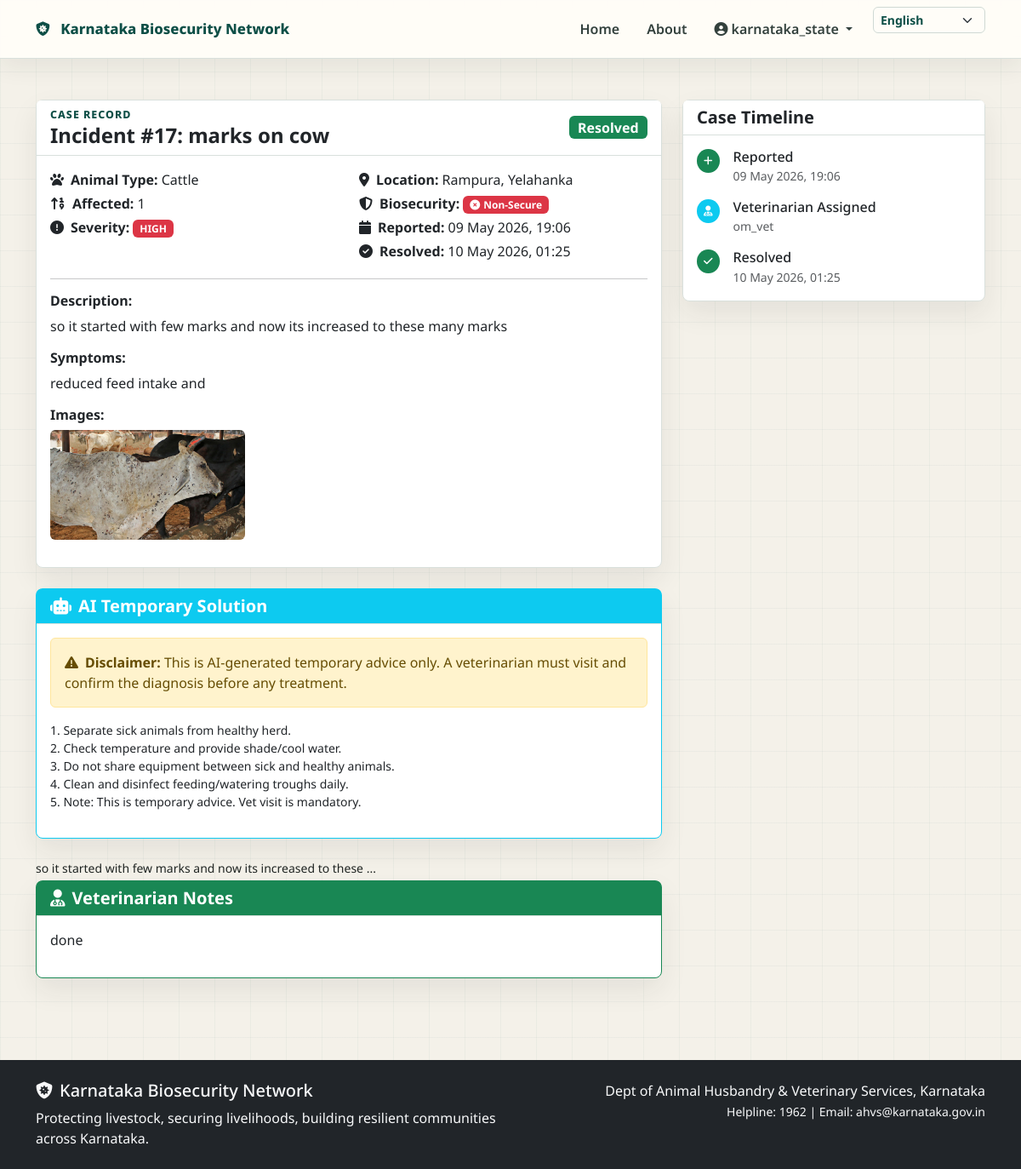
Screenshot of /incident/17 (signed in) with the database file from the repository.
### backend/models.py (models this page shows, shortened)
class User(UserMixin, db.Model):
    __tablename__ = 'users'
    id = db.Column(db.Integer, primary_key=True)
    username = db.Column(db.String(80), unique=True, nullable=False)
    email = db.Column(db.String(120), unique=True, nullable=False)
    password_hash = db.Column(db.String(256), nullable=False)
    role = db.Column(db.String(20), nullable=False)  # farmer, vet, district_head, state_head
    phone = db.Column(db.String(15))
    language = db.Column(db.String(5), default='en')  # en or kn
    is_active = db.Column(db.Boolean, default=True)
    created_at = db.Column(db.DateTime, default=get_ist)
    farmer_profile = db.relationship('FarmerProfile', backref='user', uselist=False)
    vet_profile = db.relationship('VetProfile', backref='user', uselist=False)
    district_profile = db.relationship('DistrictHeadProfile', backref='user', uselist=False)
    state_profile = db.relationship('StateHeadProfile', backref='user', uselist=False)

class Incident(db.Model):
    __tablename__ = 'incidents'
    id = db.Column(db.Integer, primary_key=True)
    farmer_id = db.Column(db.Integer, db.ForeignKey('farmer_profiles.id'), nullable=False)
    vet_id = db.Column(db.Integer, db.ForeignKey('vet_profiles.id'))
    district_id = db.Column(db.Integer, db.ForeignKey('districts.id'))
    title = db.Column(db.String(200), nullable=False)
    description = db.Column(db.Text)
    symptoms = db.Column(db.Text)
    animal_type = db.Column(db.String(50))  # poultry, pig, cattle
    affected_count = db.Column(db.Integer, default=1)
    severity = db.Column(db.String(20), default='medium')  # low, medium, high, critical
    images = db.Column(db.Text)  # JSON list of image filenames
    status = db.Column(db.String(20), default='pending')  # pending, assigned, in_progress, resolved
    ai_solution = db.Column(db.Text)
    vet_notes = db.Column(db.Text)
    created_at = db.Column(db.DateTime, default=get_ist)
    resolved_at = db.Column(db.DateTime)
    village = db.Column(db.String(100))
    taluka = db.Column(db.String(100))
    voice_url = db.Column(db.String(255), nullable=True)
    voice_transcription = db.Column(db.Text, nullable=True)
    def get_images_list(self):
        if self.images:
            return json.loads(self.images)
        return []

### backend/app.py (the view)
@app.route('/incident/<int:incident_id>')
@login_required
def view_incident(incident_id):
    incident = Incident.query.get_or_404(incident_id)
    return render_template('view_incident.html', incident=incident)

### backend/app.py (called while the page is built)
@login_manager.user_loader
def load_user(user_id):
    return User.query.get(int(user_id))

@app.context_processor
def inject_globals():
    return {
        'now': get_ist(),
        'KARNATAKA_DISTRICTS': KARNATAKA_DISTRICTS
    }

### backend/models.py (called while the page is built)
def get_ist():
    return (datetime.now(timezone(timedelta(hours=5, minutes=30)))).replace(tzinfo=None)

### frontend/templates/view_incident.html (shortened to what this page needs)
{% extends "base.html" %}
{% block content %}
<div class="container py-5">
    <div class="row">
        <div class="col-lg-8">
            <div class="card mb-4">
                <div class="card-header bg-white d-flex justify-content-between align-items-center">
                    <div>
                        <div class="page-kicker">Case record</div>
                        <h4 class="fw-bold mb-0">Incident #{{ incident.id }}: {{ incident.title }}</h4>
                    </div>
                    <span class="badge bg-{{ 'warning' if incident.status == 'pending' else 'info' if incident.status == 'assigned' else 'primary' if incident.status == 'in_progress' else 'success' }} fs-6">
                        {{ incident.status.replace('_', ' ').title() }}
                    </span>
                </div>
                <div class="card-body">
                    <div class="row mb-3">
                        <div class="col-md-6">
                            <p class="mb-1"><strong><i class="fas fa-paw me-2"></i>Animal Type:</strong> {{ incident.animal_type.title() }}</p>
                            <p class="mb-1"><strong><i class="fas fa-sort-numeric-up me-2"></i>Affected:</strong> {{ incident.affected_count }}</p>
                            <p class="mb-1"><strong><i class="fas fa-exclamation-circle me-2"></i>Severity:</strong> <span class="badge bg-{{ 'success' if incident.severity == 'low' else 'warning' if incident.severity == 'medium' else 'danger' if incident.severity == 'high' else 'dark' }}">{{ incident.severity.upper() }}</span></p>
                        </div>
                        <div class="col-md-6">
                            <p class="mb-1"><strong><i class="fas fa-map-marker-alt me-2"></i>Location:</strong> {{ incident.village }}, {{ incident.taluka }}</p>
                            <p class="mb-1"><strong><i class="fas fa-shield-alt me-2"></i>Biosecurity:</strong>
                                {% if incident.farmer.is_biosecure %}
                                <span class="badge bg-success"><i class="fas fa-check-circle me-1"></i>Secure Farm</span>
                                {% else %}
                                <span class="badge bg-danger"><i class="fas fa-times-circle me-1"></i>Non-Secure</span>
                                {% endif %}
                            </p>
                            <p class="mb-1"><strong><i class="fas fa-calendar me-2"></i>Reported:</strong> {{ incident.created_at.strftime('%d %b %Y, %H:%M') }}</p>
                            {% if incident.resolved_at %}
                            <p class="mb-1"><strong><i class="fas fa-check-circle me-2"></i>Resolved:</strong> {{ incident.resolved_at.strftime('%d %b %Y, %H:%M') }}</p>
                            {% endif %}
                        </div>
                    </div>
                    <hr>
                    <h6 class="fw-bold">Description:</h6>
                    <p>{{ incident.description }}</p>
                    <h6 class="fw-bold">Symptoms:</h6>
                    <p>{{ incident.symptoms }}</p>
                    {% if incident.get_images_list() %}
                    <h6 class="fw-bold">Images:</h6>
                    <div class="row g-2 mb-3">
                        {% for img in incident.get_images_list() %}
                        <div class="col-md-4">
                            <img src="{{ url_for('uploaded_file', filename=img) }}" class="img-fluid rounded" style="cursor:pointer" onclick="window.open(this.src)">
                        </div>
                        {% endfor %}
                    </div>
                    {% endif %}
                </div>
            </div>
            {% if incident.ai_solution %}
            <div class="card border-info mb-4">
                <div class="card-header bg-info text-white">
                    <h5 class="fw-bold mb-0"><i class="fas fa-robot me-2"></i>AI Temporary Solution</h5>
                </div>
                <div class="card-body">
                    <div class="alert alert-warning">
                        <i class="fas fa-exclamation-triangle me-2"></i><strong>Disclaimer:</strong> This is AI-generated temporary advice only. A veterinarian must visit and confirm the diagnosis before any treatment.
                    </div>
                    <pre style="white-space: pre-wrap; font-family: inherit;">{{ incident.ai_solution }}</pre>
                </div>
            </div>
            {% endif %}
            <p class="mb-1 small">{{ incident.description[:60] }}...</p>
            {% if incident.vet_notes %}
            <div class="card border-success">
                <div class="card-header bg-success text-white">
                    <h5 class="fw-bold mb-0"><i class="fas fa-user-md me-2"></i>Veterinarian Notes</h5>
                </div>
                <div class="card-body">
                    <p>{{ incident.vet_notes }}</p>
                </div>
            </div>
            {% endif %}
        </div>
        <div class="col-lg-4">
            <div class="card mb-4">
                <div class="card-header bg-white">
                    <h5 class="fw-bold mb-0">Case Timeline</h5>
                </div>
                <div class="card-body">
                    <div class="timeline">
                        <div class="d-flex mb-3">
                            <div class="flex-shrink-0">
                                <span class="badge bg-success rounded-circle p-2"><i class="fas fa-plus"></i></span>
                            </div>
                            <div class="flex-grow-1 ms-3">
                                <h6 class="mb-0">Reported</h6>
                                <small class="text-muted">{{ incident.created_at.strftime('%d %b %Y, %H:%M') }}</small>
                            </div>
                        </div>
                        {% if incident.status != 'pending' %}
                        <div class="d-flex mb-3">
                            <div class="flex-shrink-0">
                                <span class="badge bg-info rounded-circle p-2"><i class="fas fa-user-md"></i></span>
                            </div>
                            <div class="flex-grow-1 ms-3">
                                <h6 class="mb-0">Veterinarian Assigned</h6>
                                <small class="text-muted">{{ incident.assigned_vet.user.username if incident.assigned_vet else 'N/A' }}</small>
                            </div>
                        </div>
                        {% endif %}
                        {% if incident.status == 'resolved' %}
                        <div class="d-flex">
                            <div class="flex-shrink-0">
                                <span class="badge bg-success rounded-circle p-2"><i class="fas fa-check"></i></span>
                            </div>
                            <div class="flex-grow-1 ms-3">
                                <h6 class="mb-0">Resolved</h6>
                                <small class="text-muted">{{ incident.resolved_at.strftime('%d %b %Y, %H:%M') if incident.resolved_at else '' }}</small>
                            </div>
                        </div>
                        {% endif %}
                    </div>
                </div>
            </div>
        </div>
    </div>
</div>
{% endblock %}

### frontend/templates/base.html (shortened to what this page needs)
<!DOCTYPE html>
<html lang="en">
<head>
    <link href="https://cdn.jsdelivr.net/npm/bootstrap@5.3.0/dist/css/bootstrap.min.css" rel="stylesheet">
    <link rel="stylesheet" href="https://unpkg.com/leaflet@1.9.4/dist/leaflet.css" />
    <link rel="stylesheet" href="https://cdnjs.cloudflare.com/ajax/libs/font-awesome/6.4.0/css/all.min.css">
</head>
<body>
    <nav class="navbar navbar-expand-lg">
        <div class="container">
            <a class="navbar-brand" href="{{ url_for('index') }}">
                <i class="fas fa-shield-virus me-2"></i>
                <span class="d-none d-md-inline">Karnataka Biosecurity Network</span>
            </a>
            <div class="collapse navbar-collapse" id="navbarNav">
                <ul class="navbar-nav ms-auto">
                    <li class="nav-item"><a class="nav-link" href="{{ url_for('index') }}">Home</a></li>
                    <li class="nav-item"><a class="nav-link" href="{{ url_for('about') }}">About</a></li>
                    {% if current_user.is_authenticated %}
                        <li class="nav-item dropdown">
                            <a class="nav-link dropdown-toggle" href="#" role="button" data-bs-toggle="dropdown">
                                <i class="fas fa-user-circle me-1"></i>{{ current_user.username }}
                            </a>
                        </li>
                    {% else %}
                        <li class="nav-item"><a class="nav-link" href="{{ url_for('login') }}">Login</a></li>
                        <li class="nav-item"><a class="nav-link btn btn-light text-dark ms-2 px-3" href="{{ url_for('signup') }}">Sign Up</a></li>
                    {% endif %}
                    <li class="nav-item ms-lg-2">
                        <select id="languageToggle" class="form-select form-select-sm language-select" aria-label="Language">
                            <option value="en">English</option>
                        </select>
                    </li>
                </ul>
            </div>
        </div>
    </nav>
    {% block content %}{% endblock %}
    <footer class="bg-dark text-light py-4 mt-5">
        <div class="container">
            <div class="row">
                <div class="col-md-6">
                    <h5><i class="fas fa-shield-virus me-2"></i>Karnataka Biosecurity Network</h5>
                    <p class="mb-0">Protecting livestock, securing livelihoods, building resilient communities across Karnataka.</p>
                </div>
                <div class="col-md-6 text-md-end">
                    <p class="mb-0">Dept of Animal Husbandry & Veterinary Services, Karnataka</p>
                    <small>Helpline: 1962 | Email: ahvs@karnataka.gov.in</small>
                </div>
            </div>
        </div>
    </footer>
</body>
</html>

### frontend/templates/base.html (style rules this page uses)
:root { --primary-color: #1f7a6b; --primary-dark: #0e4f47; --secondary-color: #2f5d8c; --danger-color: #b63d32; --warning-color: #c98618; --success-color: #2b7a50; --ink: #202523; --muted: #66736f; --line: #d9e0dc; --paper: #fffdf8; --panel: #ffffff; --bg-light: #f4f1e9; }
body { font-family: 'Noto Sans', 'Noto Sans Kannada', Arial, sans-serif; background: linear-gradient(90deg, rgba(14,79,71,0.04) 1px, transparent 1px), linear-gradient(180deg, rgba(14,79,71,0.035) 1px, transparent 1px), var(--bg-light); background-size: 42px 42px; color: var(--ink); }
.navbar { background: rgba(255, 253, 248, 0.94); border-bottom: 1px solid var(--line); box-shadow: 0 10px 28px rgba(32,37,35,0.07); backdrop-filter: blur(10px); }
.navbar-brand { color: var(--primary-dark) !important; font-weight: 800; font-size: 1.05rem; letter-spacing: 0; }
.navbar .nav-link { color: #33413d; font-weight: 600; }
.card { border: 1px solid var(--line); border-radius: 8px; box-shadow: 0 14px 32px rgba(32,37,35,0.08); background: var(--panel); }
.card-header { border-bottom: 1px solid var(--line); }
.nav-link { color: #4d5854; padding: 11px 14px; border-radius: 6px; margin: 3px 8px; }
.language-select { width: auto; min-width: 132px; border-color: var(--line); background-color: #fffdf8; color: var(--primary-dark); font-weight: 700; }
.page-kicker { color: var(--primary-dark); font-weight: 800; text-transform: uppercase; font-size: .78rem; letter-spacing: .08em; }
.form-control, .form-select { border-radius: 6px; border-color: #cfd9d4; }
footer { background: #17221f !important; }

### rows the page displays
User: username "karnataka_state"
Incident: id "17", title "marks on cow", status.replace "Resolved", animal_type "Cattle", affected_count "1", severity "HIGH", village "Rampura", taluka "Yelahanka", created_at "09 May 2026, 19:06", resolved_at "10 May 2026, 01:25", description "so it started with few marks and now its increased to these many marks", symptoms "reduced feed intake and", ai_solution "1. Separate sick animals from healthy herd. 2. Check temperature and provide shade/cool water. 3. Do not share equipment between sick and healthy animals. 4. Clean and disinfect feeding/watering troughs daily. 5. Note: This is temporary advice. Vet visit is mandatory.", description "so it started with few marks and now its increased to these", vet_notes "done"
User: assigned_vet.user "om_vet"
